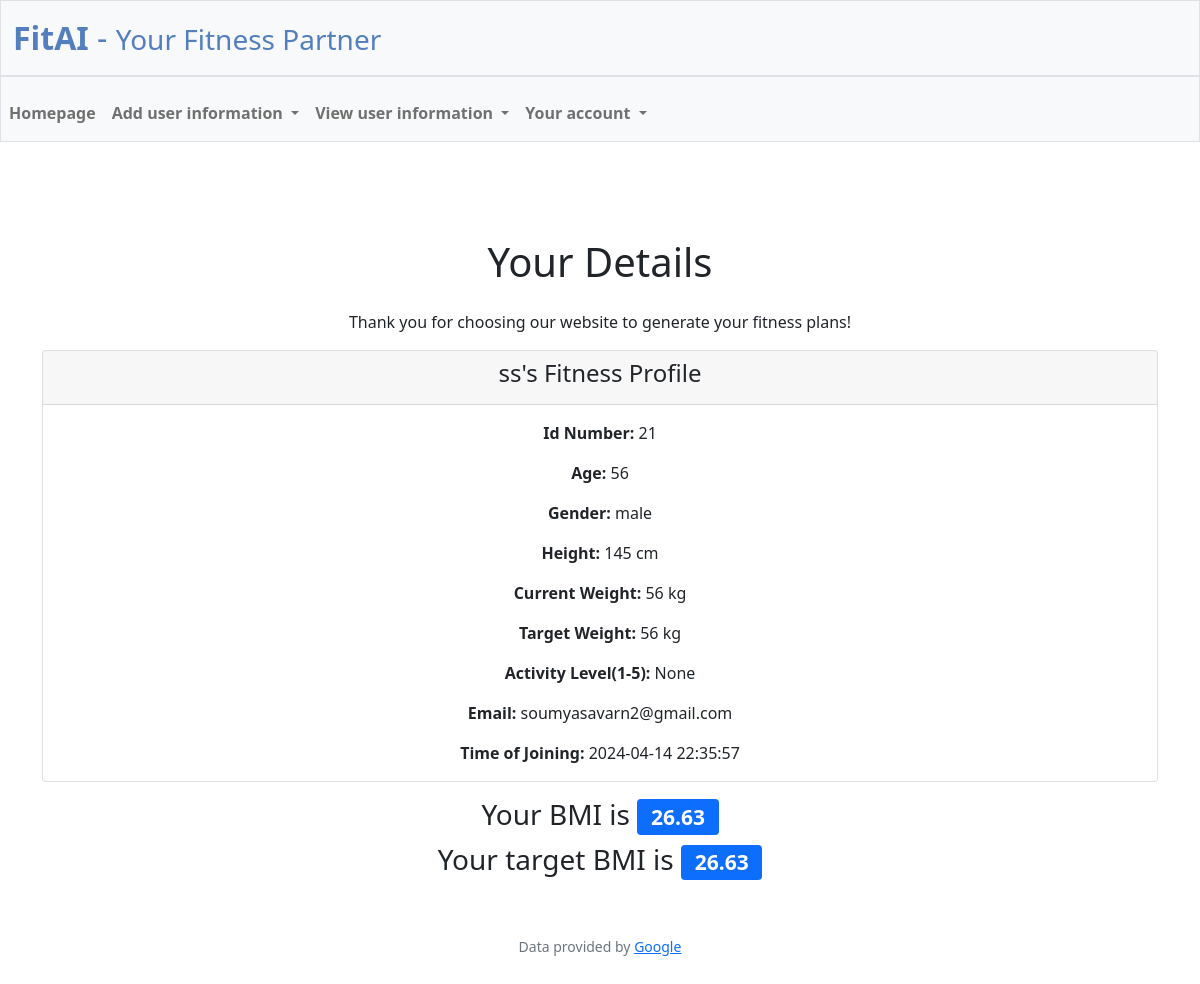
The app's page /homepage (signed in), older data.
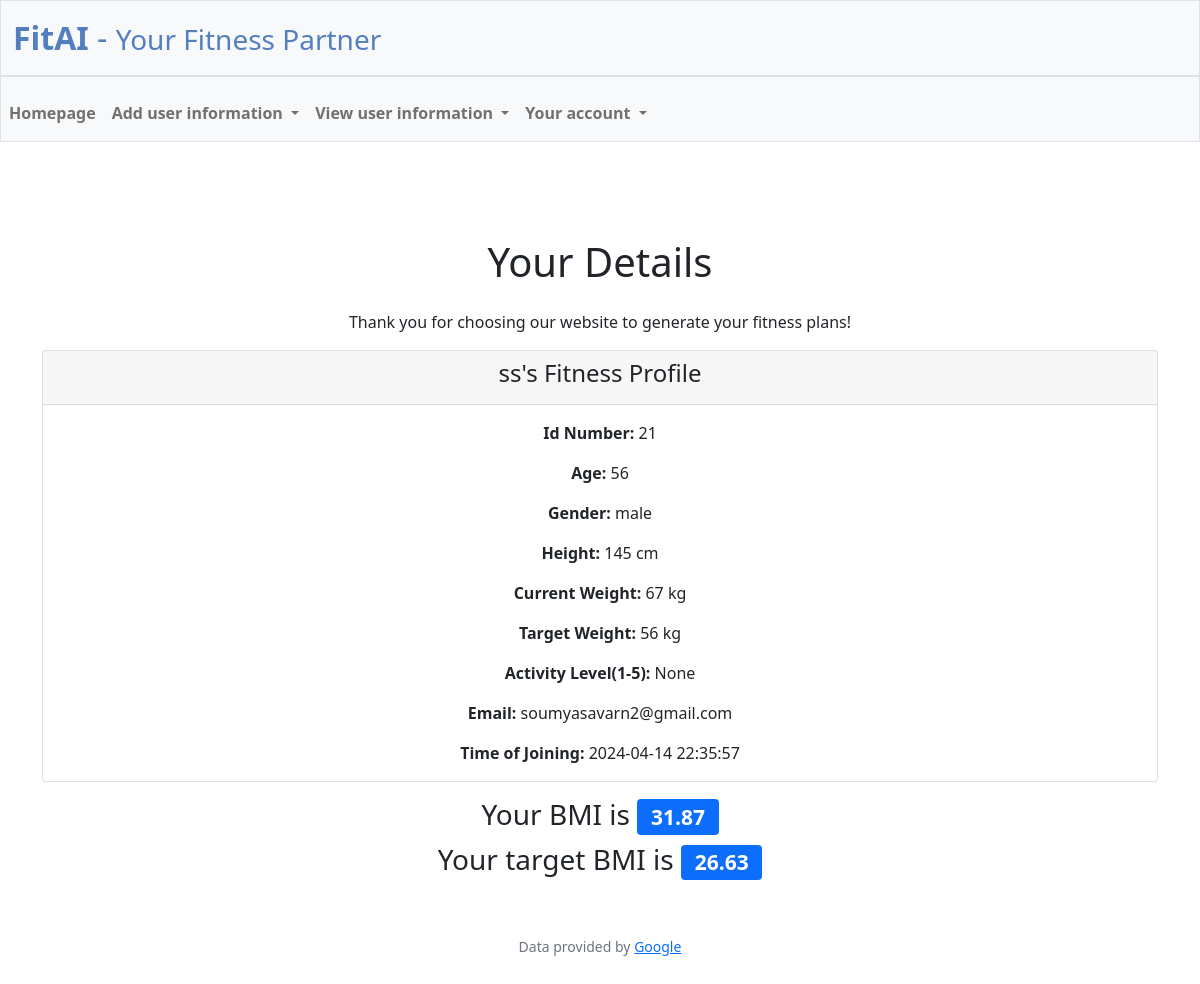
The same page, newer data.
### tables this page shows
CREATE TABLE user (
    id INTEGER PRIMARY KEY,
    username VARCHAR(255),
    email VARCHAR(255),
    password VARCHAR,
    time_joined TIMESTAMP,
    curr_weight DECIMAL(12,2),
    target_weight DECIMAL(12,2),
    height DECIMAL(12,2),
    gender VARCHAR(255),
    age INTEGER
, activity_level INTEGER);

### app.py (the view)
@app.route("/homepage")
@login_required
def home():
    try:
        user_details = db.execute("""
            SELECT id, username, email, time_joined, curr_weight, target_weight, height, gender, age, activity_level
            FROM user
            WHERE id = ?
        """, (user_c_id))
        print(user_details)
        h = user_details[0]["height"]/100
        bmi = round((user_details[0]["curr_weight"]/(h*h)), 2)
        bmi_target = round((user_details[0]["target_weight"]/(h*h)), 2)
        return render_template("home.html", user_details= user_details, bmi=bmi, bmi_target = bmi_target)
    except Exception as e:
        print(f"An error occurred: {e}")
        return render_template("error.html", message="An internal server error occurred.")

### app.py (called while the page is built)
@app.after_request
def after_request(response):
    response.headers["Cache-Control"] = "no-cache, no-store, must-revalidate"
    response.headers["Expires"] = 0
    response.headers["Pragma"] = "no-cache"
    return response

### helpers.py (called while the page is built)
def login_required(f):
    @wraps(f)
    def decorated_function(*args, **kwargs):
        if session.get("user_id") is None:
            return redirect("/login")
        return f(*args, **kwargs)
    return decorated_function

### templates/home.html (shortened to what this page needs)
{% extends "layout.html" %}
{% block main %}
<div class="container mt-5">
    <h1 class="text-center mb-4">Your Details</h1>
    <p class="text-center">Thank you for choosing our website to generate your fitness plans!</p>
    {% for item in user_details %}
        <div class="card mb-3">
            <div class="card-header">
                <h4 class="card-title">{{ item.username }}'s Fitness Profile</h4>
            </div>
            <div class="card-body">
                <p class="card-text"><strong>Id Number:</strong> {{ item.id }}</p>
                <p class="card-text"><strong>Age:</strong> {{ item.age }}</p>
                <p class="card-text"><strong>Gender:</strong> {{ item.gender }}</p>
                <p class="card-text"><strong>Height:</strong> {{ item.height }} cm</p>
                <p class="card-text"><strong>Current Weight:</strong> {{ item.curr_weight }} kg</p>
                <p class="card-text"><strong>Target Weight:</strong> {{ item.target_weight }} kg</p>
                <p class="card-text"><strong>Activity Level(1-5):</strong> {{ item.activity_level }} </p>
                <p class="card-text"><strong>Email:</strong> {{ item.email }}</p>
                <p class="card-text"><strong>Time of Joining:</strong> {{ item.time_joined }}</p>
            </div>
        </div>
    {% endfor %}
    <div class="text-center">
        <p class="h3">Your BMI is <span class="badge bg-primary">{{ bmi }}</span></p>
    </div>
    <div class="text-center">
        <p class="h3">Your target BMI is <span class="badge bg-primary">{{ bmi_target }}</span></p>
    </div>
</div>
{% endblock %}

Row changes from the older to the newer data that the page shows:
changed user "ss": curr_weight "56" → "67"
Text that changed along with them:
{{ bmi }}: "26.63" → "31.87"
